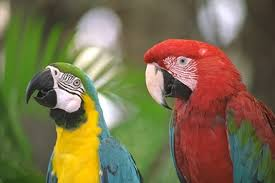
#> input picture SSS_IPPR/SSS_IPPR/11.jpg, 275 x 183 px
$ python 11.py
#> lines starting #> are read from the running program, lines starting #| are printed output that depends on the picture
import cv2
import numpy as np
import matplotlib.pyplot as plt

# Load the image
image = cv2.imread('11.jpg')
#> image is the input picture: shape (183, 275, 3); mean B, G, R 76.3, 109.9, 121.9

# Get image dimensions
height, width = image.shape[:2]
#> height = 183; width = 275

# Define rotation angles (clockwise and anti-clockwise)
angle_cw = 90
angle_acw = -90

# Calculate rotation matrices
center = (width // 2, height // 2)
#> center = (137, 91)
M_cw = cv2.getRotationMatrix2D(center, angle_cw, 1.0)
#> M_cw = [[6.12e-17, 1, 46], [-1, 6.12e-17, 228]]
M_acw = cv2.getRotationMatrix2D(center, angle_acw, 1.0)

# Apply the rotation to the image
rotated_image_cw = cv2.warpAffine(image, M_cw, (width, height))
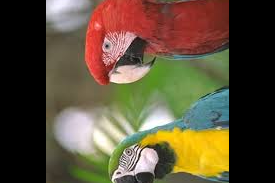
#> rotated_image_cw: shape (183, 275, 3); mean B, G, R 56.8, 79.6, 92.9
rotated_image_acw = cv2.warpAffine(image, M_acw, (width, height))
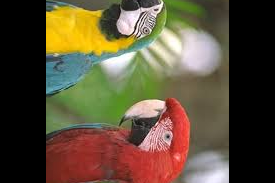
#> rotated_image_acw: shape (183, 275, 3); mean B, G, R 56.8, 79.6, 92.9

# Convert the rotated images to RGB for visualization
rotated_image_cw_rgb = cv2.cvtColor(rotated_image_cw, cv2.COLOR_BGR2RGB)
rotated_image_acw_rgb = cv2.cvtColor(rotated_image_acw, cv2.COLOR_BGR2RGB)

# Plot the images
plt.figure(figsize=(10, 6))

plt.subplot(1, 3, 1)
plt.imshow(cv2.cvtColor(image, cv2.COLOR_BGR2RGB))
plt.title('Original Image')
plt.axis('off')

plt.subplot(1, 3, 2)
plt.imshow(rotated_image_cw_rgb)
plt.title('Rotated Clockwise (90 degrees)')
plt.axis('off')

plt.subplot(1, 3, 3)
plt.imshow(rotated_image_acw_rgb)
plt.title('Rotated Anti-Clockwise (90 degrees)')
plt.axis('off')

plt.tight_layout()
plt.show()
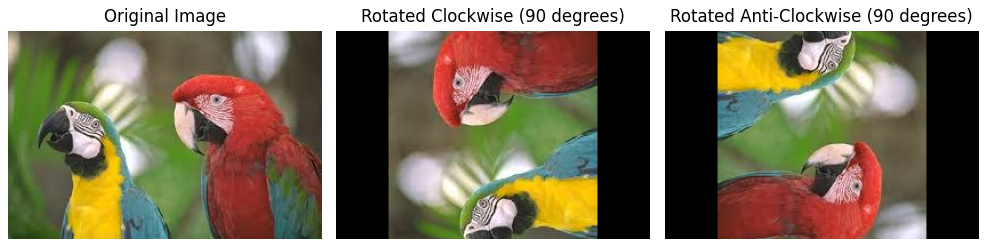
#> figure drawn by matplotlib, 3 panels
